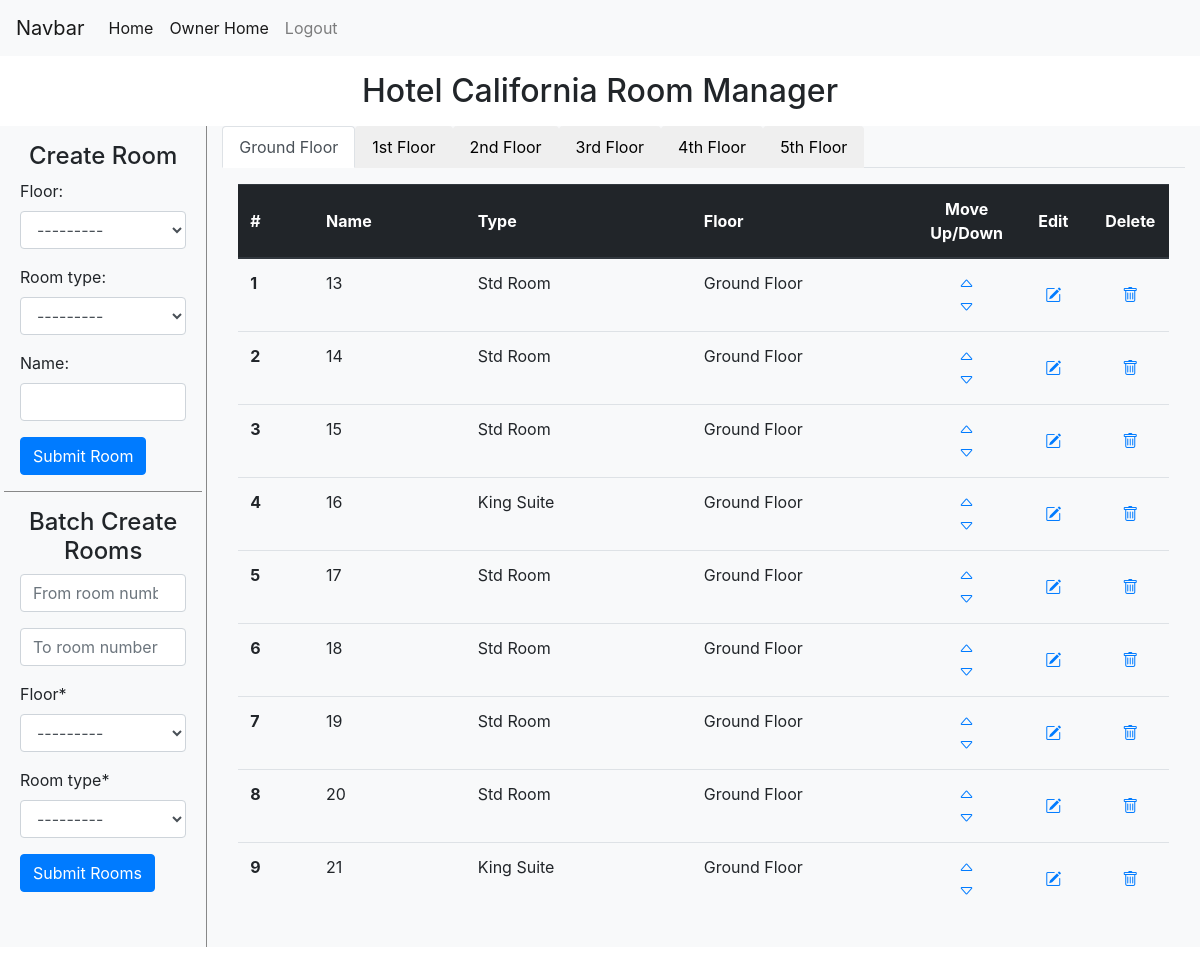
The app's page /manager/2/room_manager (signed in) with its own data.
### manager/models.py (models this page shows, shortened)
class Hotel(models.Model):
    owners = models.ManyToManyField(Owner)
    name = models.CharField(max_length=128)
    country = models.ForeignKey('main.Country', on_delete=models.SET_NULL, null=True, related_name='hotels')
    state = models.CharField(max_length=32, null=True, blank=True)
    city = models.CharField(max_length=32)
    address_line_1 = models.CharField(max_length=64)
    address_line_2 = models.CharField(max_length=64, null=True, blank=True)
    zipcode = models.CharField(max_length=16)
    email = models.EmailField(max_length=256)
    phone_number = PhoneNumberField()

class Floor(models.Model):
    hotel = models.ForeignKey(Hotel, on_delete=models.CASCADE, related_name='floors')
    sort_id = models.IntegerField(blank=True, default=1)
    name = models.CharField(max_length=32)
    description = models.CharField(max_length=128, null=True, blank=True)
    objects = SortedModels()
    class Meta:
        unique_together = [['hotel', 'sort_id']]
    def __str__(self):
        return self.name

class Room(models.Model):
    vacancy_choices = [
        ('V', 'Vacant'),
        ('O', 'Occupied'),
    ]
    cleaning_status_choices = [
        ('C', 'Clean'),
        ('D', 'Dirty'),
    ]
    floor = models.ForeignKey(Floor, null=True, on_delete=models.SET_NULL, related_name='rooms')
    room_type = models.ForeignKey(RoomType, null=True, on_delete=models.SET_NULL, related_name='rooms')
    name = models.CharField(max_length=16)
    vacancy = models.CharField(max_length=1, choices=vacancy_choices, default='V')
    cleaning_status = models.CharField(max_length=1, choices=cleaning_status_choices, default='C')
    sort_id = models.SmallIntegerField(null=True, default=1)
    objects = SortedModels()
    class Meta:
        unique_together = [['sort_id', 'floor'], ['name', 'floor']]
        ordering = ['sort_id']

class RoomType(models.Model):
    title = models.CharField(max_length=32, unique=True)
    description = models.CharField(max_length=512, null=True, blank=True)
    hotel = models.ForeignKey(Hotel, on_delete=models.CASCADE, related_name='room_types')
    room_size = models.DecimalField(max_digits=4, decimal_places=2, null=True, blank=True)
    has_air_con = models.BooleanField(default=False, verbose_name="A/C")
    has_wifi = models.BooleanField(default=False, verbose_name="wifi")
    has_tv = models.BooleanField(default=False, verbose_name="TV")
    has_fridge = models.BooleanField(default=False, verbose_name="fridge")
    has_hot_water = models.BooleanField(default=False, verbose_name="hot water")
    def __str__(self):
        return self.title

### manager/views.py (the view, shortened to what this page needs)
# urls.py: path('<int:hotel_id>/room_manager', views.RoomManagerView.as_view(), name='room_manager'),
class RoomManagerView(HotelOwnerMixin, CreateView):
    model = Room
    form_class = CreateRoomForm
    template_name = 'manager/room_manager.html'
    def setup(self, request, *args, **kwargs):
        hotel_id = kwargs['hotel_id']
        pk = kwargs.get('pk', False)
        self.create = not bool(pk)
        self.hotel = Hotel.objects.get(id=hotel_id)
        self.batch_form = CreateRoomForm(hotel=self.hotel)
        self.message = None
        self.batch_message = None
        self.success_url = reverse('manager:room_manager', args=[hotel_id])
        return super().setup(request, *args, **kwargs)
    def get_context_data(self, **kwargs):
        floors = Floor.objects.filter(hotel=self.hotel)
        extra_context = {
            'hotel': self.hotel,
            'floors': floors,
            'create': self.create,
            'batch_form': self.batch_form,
            'message': self.message,
            'batch_message': self.batch_message,
        }
        return super().get_context_data(**extra_context)
    def get_form_kwargs(self):
        kwargs = super().get_form_kwargs()
        kwargs.update({'hotel': self.hotel})
        return kwargs

### manager/forms.py
class CreateRoomForm(forms.ModelForm):
    def __init__(self, hotel=None, *args, **kwargs):
        super (CreateRoomForm, self ).__init__(*args, **kwargs)
        if not hotel:
            room = kwargs['instance']
            hotel = room.floor.hotel
        self.fields['floor'].queryset = Floor.objects.filter(hotel=hotel)
        self.fields['room_type'].queryset = RoomType.objects.filter(hotel=hotel)
    class Meta:
        model = Room
        exclude = ['vacancy', 'cleaning_status', 'sort_id']
        widgets = {
            'floor': forms.Select(attrs={'class': 'form-control'}),
            'room_type': forms.Select(attrs={'class': 'form-control'}),
            'name': forms.TextInput(attrs={'class': 'form-control'})
        }

### main/models.py (called while the page is built)
    def is_owner(self):
        return hasattr(self, 'owner')

### manager/mixins.py (called while the page is built)
    def dispatch(self, request, *args, **kwargs):
        if not request.user.is_authenticated:
            return self.handle_no_permission()
        if not hasattr(request.user, 'owner'):
            return HttpResponseRedirect(reverse('main:index'))
        id = kwargs['hotel_id']
        hotel = Hotel.objects.get(id=id)
        if not hotel in request.user.owner.hotel_set.all():
            raise PermissionDenied
        return super().dispatch(request, *args, **kwargs)

### manager/templates/manager/room_manager.html (shortened to what this page needs)
{% extends 'main/layout.html'  %}
{% load static %}
{% block body %}
{% load crispy_forms_tags %}
<h2 class="text-center m-3">{{hotel.name}} Room Manager</h2>
<div class="d-flex  justify-content-center mb-5">
    {% if create %}
        <div class="container bg-light mx-0 px-1" style="border-right: 1px solid #888; width: 250px;">
            <div class=" bg-light py-3">
                <div class="text-center mb-2" ><h4>Create Room</h4></div>
                <form action="{% url 'manager:room_manager' hotel.id %}" method="post" class="px-3 ">
                    {{ form.as_p }}
                    <input class="btn btn-primary" type="submit" value="Submit Room">
                </form>
            </div>
            <div class=" bg-light py-2 mb-3" style="border-top: 1px solid #888">
                <div class="text-center my-2" ><h4>Batch Create Rooms</h4></div>
                <form action="{% url 'manager:room_manager' hotel.id %}" method="post" class="px-3 ">
                    <div class="form-group ">
                        <input autofocus class="form-control" type="number" name="from" placeholder="From room number">
                    </div>
                    <div class="form-group ">
                        <input autofocus class="form-control" type="number" name="to" placeholder="To room number">
                    </div>
                    {{ batch_form.floor|as_crispy_field }}
                    {{ batch_form.room_type|as_crispy_field }}
                    <input class="btn btn-primary" type="submit" value="Submit Rooms">
                </form>
            </div>
        </div>
    {% endif %}
    <div class="container bg-light mx-0">
        <ul class="nav nav-tabs" id="myTab" role="tablist">
            {% for floor in floors %}
                <li class="nav-item" role="presentation">
                    {% if forloop.counter == 1 %}
                    <button class="nav-link active" id="{{floor.id}}-tab" data-bs-toggle="tab" data-bs-target="#floor-{{floor.id}}" type="button" role="tab" aria-controls="floor{{floor.id}}" aria-selected="true">{{floor}}</button>
                    {% else %}
                    <button class="nav-link " id="{{floor.id}}-tab" data-bs-toggle="tab" data-bs-target="#floor-{{floor.id}}" type="button" role="tab" aria-controls="floor{{floor.id}}" aria-selected="false">{{floor}}</button>
                    {% endif %}
                </li>
            {% endfor %}
        </ul>
        <div class="tab-content" id="myTabContent">
            {% for floor in floors %}
                {% if forloop.counter == 1 %}
                    <div class="tab-pane fade show active" id="floor-{{floor.id}}" role="tabpanel" aria-labelledby="{{floor.id}}-tab">
                        {% include 'manager/table_rooms.html' with rooms=floor.rooms.all %}
                    </div>
                {% else %}
                    <div class="tab-pane fade" id="floor-{{floor.id}}" role="tabpanel" aria-labelledby="{{floor.id}}-tab">
                        {% include 'manager/table_rooms.html' with rooms=floor.rooms.all floor=floor %}
                    </div>
                {% endif %}
            {% endfor %}
        </div>
    </div>
</div>
{% endblock %}

### manager/templates/manager/table_rooms.html
{% load static %}
<div class="container-fluid bg-light w-100 p-3 animate-table" id="floor_{{floor.id}}_rooms_div">
    <table class="table">
        <thead class="thead-dark">
        <tr>
            <th class="align-middle col-md-1" scope="col">#</th>
            <th class="align-middle col-md-2" scope="col">Name</th>
            <th class="align-middle col-md-3" scope="col">Type</th>
            <th class="align-middle col-md-3" scope="col">Floor</th>
            <th class="align-middle text-center col-md-1" scope="col">Move <br> Up/Down</th>
            <th class="align-middle text-center col-md-1" scope="col">Edit</th>
            <th class="align-middle text-center col-md-1" scope="col">Delete</th>
        </tr>
        </thead>
        <tbody>
            {% for room in rooms %}
                <tr>
                    <th scope="row">{{room.sort_id}}</th>
                    <td>{{ room.name }}</td>
                    <td>{{ room.room_type }}</td>
                    <td>{{ room.floor }}</td>
                    <td style="text-align: center;">
                        <div>
                            <a href="javascript:void(0);"><i data-target="room_manager/room_move" data-object="room" data-id="{{room.id}}" data-direction="up" class="bi bi-caret-up object-move"></i></a>
                        </div>
                        <div>
                            <a href="javascript:void(0);"><i data-target="room_manager/room_move" data-object="room" data-id="{{room.id}}" data-direction="down" class="bi bi-caret-down object-move"></i></a>
                        </div>
                    </td>
                    <td style="text-align: center;" class="align-middle">
                        <a href="{% url 'manager:room_edit' hotel_id=hotel.id pk=room.id %}"><i class="bi bi-pencil-square"></i></a>
                    </td>
                    <td style="text-align: center;" class="align-middle">
                        <a href="javascript:void(0);">
                            <i data-room="{{room.id}}"
                                class="bi bi-trash"
                                hx-post="room_manager/del/{{room.id}}"
                                hx-target="#floor_{{floor.id}}_rooms_div"
                                hx-trigger="click"
                                hx-swap="outerHTML swap:100ms"
                                hx-confirm="Are you sure you want to delete the room?"></i>
                        </a>
                    </td>
                </tr>
            {% endfor %}
        </tbody>
    </table>
</div>

### records on screen
Hotel: name "Hotel California"
Floor: name "Ground Floor"
Floor: name "1st Floor"
Floor: name "2nd Floor"
Floor: name "3rd Floor"
Floor: name "4th Floor"
Floor: name "5th Floor"
Room: sort_id "1", name "13", room_type "Std Room", floor "Ground Floor"
Room: sort_id "2", name "14", room_type "Std Room", floor "Ground Floor"
Room: sort_id "3", name "15", room_type "Std Room", floor "Ground Floor"
Room: sort_id "4", name "16", room_type "King Suite", floor "Ground Floor"
Room: sort_id "5", name "17", room_type "Std Room", floor "Ground Floor"
Room: sort_id "6", name "18", room_type "Std Room", floor "Ground Floor"
Room: sort_id "7", name "19", room_type "Std Room", floor "Ground Floor"
Room: sort_id "8", name "20", room_type "Std Room", floor "Ground Floor"
Room: sort_id "9", name "21", room_type "King Suite", floor "Ground Floor"
